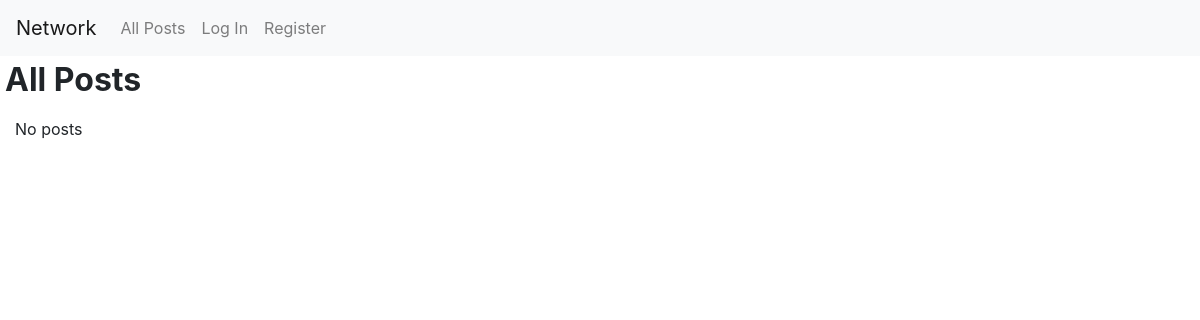
Before: / with the older database file.
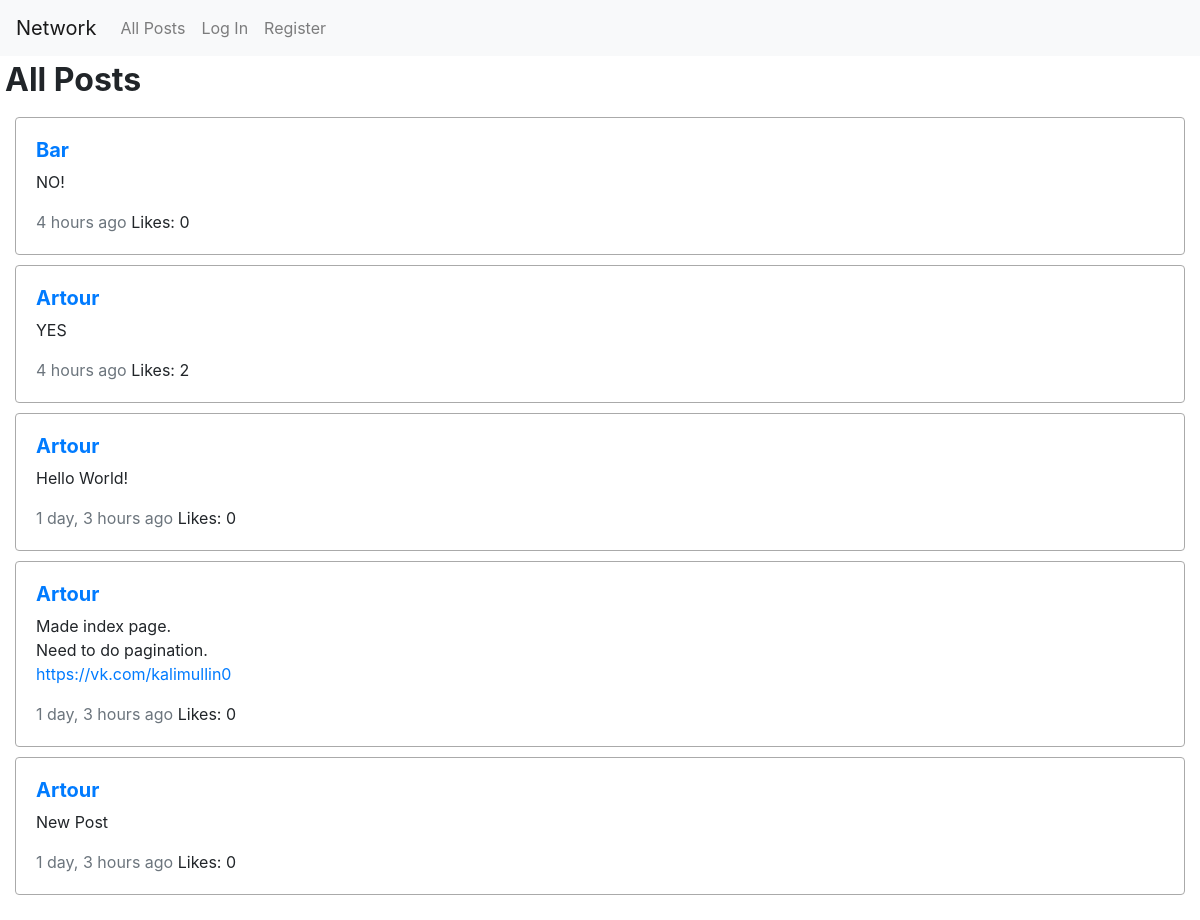
After: the same page with the newer database file.
### network/models.py (models this page shows)
class Post(models.Model):
    body = models.TextField(max_length=300)
    author = models.ForeignKey(User, on_delete=models.CASCADE, related_name="posts")
    timestamp = models.DateTimeField(auto_now_add=True)
    liked = models.ManyToManyField(User, related_name="likes")

class User(AbstractUser):
    follows = models.ManyToManyField(
        "self", related_name="followers", blank=True, symmetrical=False
    )

### network/views.py (the view)
# urls.py: path("", views.index, name="index"),
def index(request):
    posts = Post.objects.annotate(num_liked=Count("liked"))[::-1]
    return render(request, "network/index.html", {"posts": posts})

### network/templates/network/index.html (shortened to what this page needs)
{% extends "network/layout.html" %}
{% load humanize %}
{% block body %}
<h2><strong>All Posts</strong></h2>
<div class="content">
    {% for post in posts %}
        <div class="post">
                <h5><strong><a href="{% url 'profile' post.author.username %}">{{ post.author }}</a></strong></h5>
                <span class="post-body">{{ post.body | linebreaks | urlize }}</span>
                <span class="text-muted">{{ post.timestamp | naturaltime }}</span>
                Likes: {{ post.num_liked }}
        </div>
    {% empty %}
        No posts
    {% endfor %}
</div>
{% endblock %}

Changed rows visible on the page:
added Post: author "Bar", body "NO!", timestamp "4 hours ago", num_liked "0"
added Post: author "Artour", body "YES", timestamp "4 hours ago", num_liked "2"
added Post: author "Artour", body "Hello World!", timestamp "1 day, 3 hours ago", num_liked "0"
added Post: author "Artour", body "Made index page. Need to do pagination. https://vk.com/kalimullin0", timestamp "1 day, 3 hours ago", num_liked "0"
added Post: author "Artour", body "New Post", timestamp "1 day, 3 hours ago", num_liked "0"
Other visible differences:
text no longer shown: "No posts"
